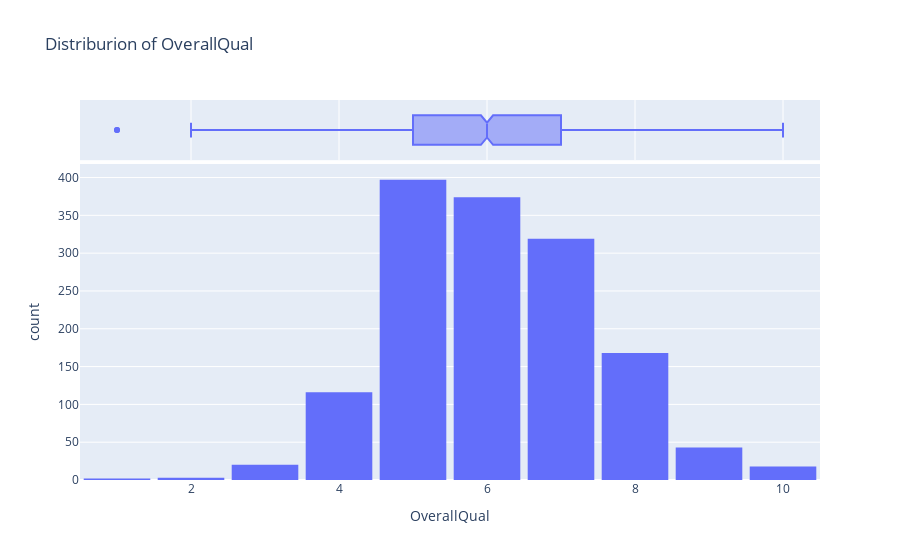

Notebook source saved alongside this figure:
### Code cell
fig = px.histogram(prices_df,
                   x='OverallQual',
                   marginal='box',
                   nbins=10,
                   title='Distriburion of OverallQual')
fig.update_layout(bargap=0.1)
fig.show()

### Figure 1 — Plotly figure (JSON) as saved in the notebook; plotly's stock layout.template omitted (floating-point values rounded to 4 significant figures; data arrays with more than 128 entries replaced by an {"elided": "..."} marker saying what was removed)
{"data": [{"alignmentgroup": "True", "bingroup": "x", "hovertemplate": "OverallQual=%{x}<br>count=%{y}<extra></extra>", "legendgroup": "", "marker": {"color": "#636efa", "pattern": {"shape": ""}}, "name": "", "nbinsx": 10, "offsetgroup": "", "orientation": "v", "showlegend": false, "type": "histogram", "x": {"elided": "1460 int values"}, "xaxis": "x", "yaxis": "y"}, {"alignmentgroup": "True", "hovertemplate": "OverallQual=%{x}<extra></extra>", "legendgroup": "", "marker": {"color": "#636efa"}, "name": "", "notched": true, "offsetgroup": "", "showlegend": false, "type": "box", "x": {"elided": "1460 int values"}, "xaxis": "x2", "yaxis": "y2"}], "layout": {"bargap": 0.1, "barmode": "relative", "legend": {"tracegroupgap": 0}, "title": {"text": "Distriburion of OverallQual"}, "xaxis": {"anchor": "y", "domain": [0, 1], "title": {"text": "OverallQual"}}, "xaxis2": {"anchor": "y2", "domain": [0, 1], "matches": "x", "showgrid": true, "showticklabels": false}, "yaxis": {"anchor": "x", "domain": [0, 0.8316], "title": {"text": "count"}}, "yaxis2": {"anchor": "x2", "domain": [0.8416, 1], "matches": "y2", "showgrid": false, "showline": false, "showticklabels": false, "ticks": ""}}}
